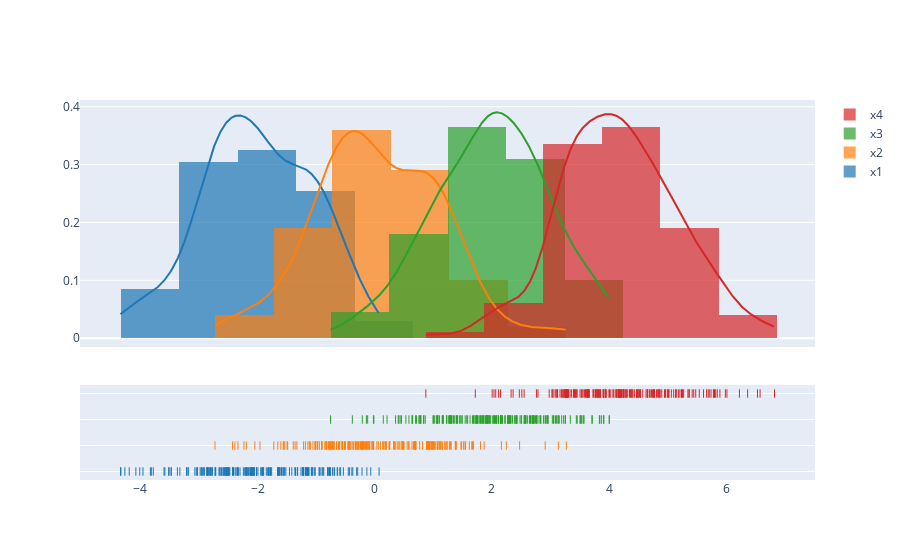

Write notebook code for a chart like this one.
### Code cell
fig = ff.create_distplot(hist_data, group_labels)
fig.update_layout(height=600)
pyo.iplot(fig)

### Figure 1 — Plotly figure (JSON) as saved in the notebook; plotly's stock layout.template omitted (floating-point values rounded to 4 significant figures; data arrays with more than 128 entries replaced by an {"elided": "..."} marker saying what was removed)
{"data": [{"histnorm": "probability density", "legendgroup": "x1", "marker": {"color": "rgb(31, 119, 180)"}, "name": "x1", "opacity": 0.7, "type": "histogram", "x": {"elided": "200 float values"}, "xaxis": "x", "xbins": {"end": 0.07359, "size": 1, "start": -4.34}, "yaxis": "y"}, {"histnorm": "probability density", "legendgroup": "x2", "marker": {"color": "rgb(255, 127, 14)"}, "name": "x2", "opacity": 0.7, "type": "histogram", "x": {"elided": "200 float values"}, "xaxis": "x", "xbins": {"end": 3.271, "size": 1, "start": -2.727}, "yaxis": "y"}, {"histnorm": "probability density", "legendgroup": "x3", "marker": {"color": "rgb(44, 160, 44)"}, "name": "x3", "opacity": 0.7, "type": "histogram", "x": {"elided": "200 float values"}, "xaxis": "x", "xbins": {"end": 4.005, "size": 1, "start": -0.7549}, "yaxis": "y"}, {"histnorm": "probability density", "legendgroup": "x4", "marker": {"color": "rgb(214, 39, 40)"}, "name": "x4", "opacity": 0.7, "type": "histogram", "x": {"elided": "200 float values"}, "xaxis": "x", "xbins": {"end": 6.824, "size": 1, "start": 0.8723}, "yaxis": "y"}, {"legendgroup": "x1", "marker": {"color": "rgb(31, 119, 180)"}, "mode": "lines", "name": "x1", "showlegend": false, "type": "scatter", "x": {"elided": "500 float values"}, "xaxis": "x", "y": {"elided": "500 float values"}, "yaxis": "y"}, {"legendgroup": "x2", "marker": {"color": "rgb(255, 127, 14)"}, "mode": "lines", "name": "x2", "showlegend": false, "type": "scatter", "x": {"elided": "500 float values"}, "xaxis": "x", "y": {"elided": "500 float values"}, "yaxis": "y"}, {"legendgroup": "x3", "marker": {"color": "rgb(44, 160, 44)"}, "mode": "lines", "name": "x3", "showlegend": false, "type": "scatter", "x": {"elided": "500 float values"}, "xaxis": "x", "y": {"elided": "500 float values"}, "yaxis": "y"}, {"legendgroup": "x4", "marker": {"color": "rgb(214, 39, 40)"}, "mode": "lines", "name": "x4", "showlegend": false, "type": "scatter", "x": {"elided": "500 float values"}, "xaxis": "x", "y": {"elided": "500 float values"}, "yaxis": "y"}, {"legendgroup": "x1", "marker": {"color": "rgb(31, 119, 180)", "symbol": "line-ns-open"}, "mode": "markers", "name": "x1", "showlegend": false, "type": "scatter", "x": {"elided": "200 float values"}, "xaxis": "x", "y": {"elided": "200 str values"}, "yaxis": "y2"}, {"legendgroup": "x2", "marker": {"color": "rgb(255, 127, 14)", "symbol": "line-ns-open"}, "mode": "markers", "name": "x2", "showlegend": false, "type": "scatter", "x": {"elided": "200 float values"}, "xaxis": "x", "y": {"elided": "200 str values"}, "yaxis": "y2"}, {"legendgroup": "x3", "marker": {"color": "rgb(44, 160, 44)", "symbol": "line-ns-open"}, "mode": "markers", "name": "x3", "showlegend": false, "type": "scatter", "x": {"elided": "200 float values"}, "xaxis": "x", "y": {"elided": "200 str values"}, "yaxis": "y2"}, {"legendgroup": "x4", "marker": {"color": "rgb(214, 39, 40)", "symbol": "line-ns-open"}, "mode": "markers", "name": "x4", "showlegend": false, "type": "scatter", "x": {"elided": "200 float values"}, "xaxis": "x", "y": {"elided": "200 str values"}, "yaxis": "y2"}], "layout": {"autosize": true, "barmode": "overlay", "hovermode": "closest", "legend": {"traceorder": "reversed"}, "xaxis": {"anchor": "y2", "autorange": true, "domain": [0, 1], "range": [-5.01, 7.494], "type": "linear", "zeroline": false}, "yaxis": {"anchor": "free", "autorange": true, "domain": [0.35, 1], "position": 0, "range": [-0.01518, 0.4115], "type": "linear"}, "yaxis2": {"anchor": "x", "autorange": true, "domain": [0, 0.25], "dtick": 1, "range": [-0.3103, 3.31], "showticklabels": false, "type": "category"}}}
